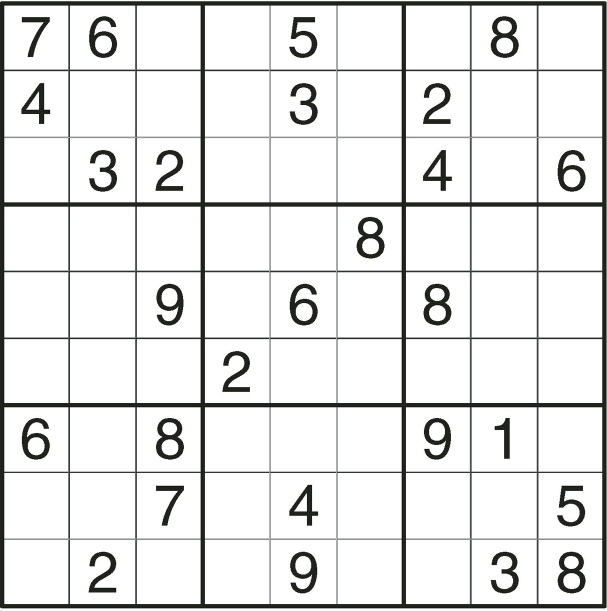
#> input picture opencv-soduko-master/opencv-soduko-master/images/001.jpg, 1214 x 1221 px (shown at 1/2 size)
$ python knn.py   (Python 2 division)   (older library calls are emulated)
#> lines starting #> are read from the running program, lines starting #| are printed output that depends on the picture; after the words box and inside, x2 and y2 are one past the last pixel; in counts of white or black regions, pixels touching at a corner belong together
# -*- coding: UTF-8 -*-
import numpy as np
import cv2


## 数独求解算法，回溯法。来源见下面链接，有细微改动。
## http://stackoverflow.com/questions/1697334/algorithm-for-solving-sudoku
def findNextCellToFill(grid, i, j):
    for x in range(i, 9):
        for y in range(j, 9):
            if grid[x][y] == 0:
                return x, y
    for x in range(0, 9):
        for y in range(0, 9):
            if grid[x][y] == 0:
                return x, y
    return -1, -1


def isValid(grid, i, j, e):
    rowOk = all([e != grid[i][x] for x in range(9)])
    if rowOk:
        columnOk = all([e != grid[x][j] for x in range(9)])
        if columnOk:
            # finding the top left x,y co-ordinates of the section containing the i,j cell
            secTopX, secTopY = 3 * int(i / 3), 3 * int(j / 3)
            for x in range(secTopX, secTopX + 3):
                for y in range(secTopY, secTopY + 3):
                    if grid[x][y] == e:
                        return False
                return True
    return False


def solveSudoku(grid, i=0, j=0):
    i, j = findNextCellToFill(grid, i, j)
    if i == -1:
        return True
    for e in range(1, 10):
        if isValid(grid, i, j, e):
            grid[i][j] = e
            if solveSudoku(grid, i, j):
                return True
            # Undo the current cell for backtracking
            grid[i][j] = 0
    return False


## 训练knn模型
samples = np.load('samples.npy')
#> (reads opencv-soduko-master/opencv-soduko-master/samples.npy from the repository)
labels = np.load('label.npy')
#> (reads opencv-soduko-master/opencv-soduko-master/label.npy from the repository)

k = 80
train_label = labels[:k]
train_input = samples[:k]
test_input = samples[k:]
test_label = labels[k:]

model = cv2.ml.KNearest_create()
model.train(train_input, cv2.ml.ROW_SAMPLE, train_label)

# [4 lines of commented-out code are left out]

img = cv2.imread('./images/001.jpg')
#> img is the input picture: shape (1221, 1214, 3); mean B, G, R 229.2, 229.7, 229.5
gray = cv2.cvtColor(img, cv2.COLOR_BGR2GRAY)  # 灰度化
# 阈值分割
ret, thresh = cv2.threshold(gray, 200, 255, 1)  # 二值化，THRESH_BINARY_INV=1 反二进制阈值
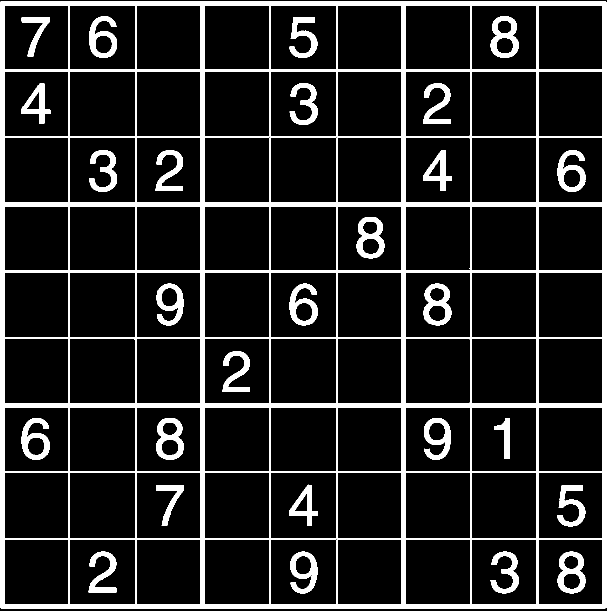
#> thresh: shape (1221, 1214) (shown at 1/2 size); 12.6% white; 28 white regions, largest, box (x1, y1, x2, y2) and area: (0, 2, 1213, 1217) 132723, (312, 836, 368, 919) 2324, (981, 32, 1038, 116) 2323
# 灰度值200-255之间为白色，其他为黑色
# cv2.imshow("test", thresh)
# cv2.waitKey(0)
kernel = cv2.getStructuringElement(cv2.MORPH_CROSS, (5, 5))  # 交叉型内核5*5
# [[0 0 1 0 0]
# [0 0 1 0 0]
# [1 1 1 1 1]
# [0 0 1 0 0]
# [0 0 1 0 0]]
dilated = cv2.dilate(thresh, kernel)  # 膨胀OpenCV里面的腐蚀膨胀都是针对 白色 目标区域的。
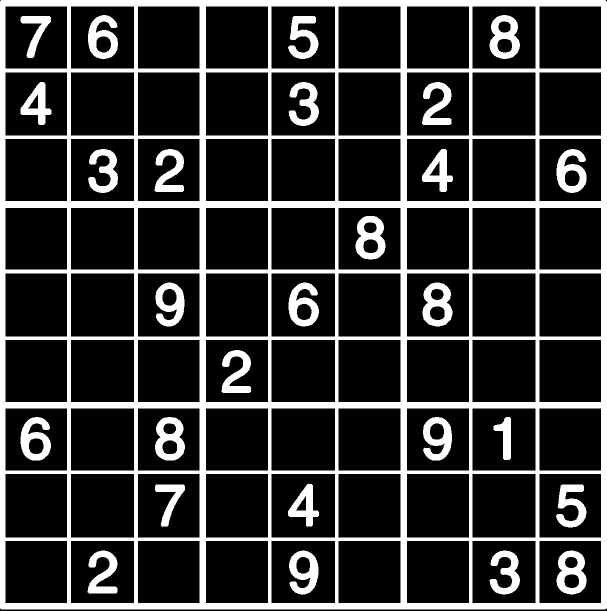
#> dilated: shape (1221, 1214) (shown at 1/2 size); 20% white; 28 white regions
# cv2.imshow("test1",dilated)
# cv2.waitKey(0)
## 轮廓提取
image, contours, hierarchy = cv2.findContours(dilated, cv2.RETR_TREE, cv2.CHAIN_APPROX_SIMPLE)
#> contours = 130 contours, 1 with area under 20; largest, box (x1, y1, x2, y2) and area: (0, 0, 1214, 1219) 1477422, (542, 947, 671, 1076) 16382, (944, 947, 1072, 1076) 16254, (141, 947, 269, 1076) 16254, (542, 546, 671, 674) 16254
#contours是个不知道几维数组，保存每个轮廓的坐标信息
#print 'con',contours
#hierarchy是一个三维数组，第三维结构为[Next, Previous, First_Child, Parent]
print hierarchy
#> (printed output is left out)
"""
例如
[[[ -1  -1   1  -1]
  [  5  -1   2   0]
  [ -1  -1   3   1]
  [  4  -1  -1   2]
  [ -1   3  -1   2]]]
"""
# cv2.RETR_TREE  提取所有轮廓，建立网状的轮廓结构
# CV_CHAIN_APPROX_SIMPLE 仅保存轮廓的拐点信息，把所有轮廓拐点处的点保存入contours
# 向量内，拐点与拐点之间直线段上的信息点不予保留
# 提取八十一个小方格
boxes = []
for i in range(len(hierarchy[0])):
    if hierarchy[0][i][3] == 0:  #有没有数字，如果有数字那么他的父节点就是0号轮廓，
        boxes.append(hierarchy[0][i])
#> this loop made 130 passes
#> after the loop, boxes = 81 items, first 6: [5, -1, 2, 0], [7, 1, 6, 0], [8, 5, -1, 0], [9, 7, -1, 0], [12, 8, 10, 0], [13, 9, -1, 0]

height, width = img.shape[:2]
#> height = 1221; width = 1214
box_h = height / 9
#> box_h = 135
box_w = width / 9
#> box_w = 134
number_boxes = []
## 数独初始化为零阵
soduko = np.zeros((9, 9), np.int32)

for j in range(len(boxes)):
    if boxes[j][2] != -1:#第一个子节点是否存在
        # number_boxes.append(boxes[j])
        x, y, w, h = cv2.boundingRect(contours[boxes[j][2]])
        print boxes[j][2]
        number_boxes.append([x, y, w, h])
        # [5 lines of commented-out code are left out]
        number_roi = gray[y:y + h, x:x + w]
        ## 统一大小
        resized_roi = cv2.resize(number_roi, (20, 40))
        thresh1 = cv2.adaptiveThreshold(resized_roi, 255, 1, 1, 11, 2)
        ## 归一化像素值
        normalized_roi = thresh1 / 255.

        ## 展开成一行让knn识别
        sample1 = normalized_roi.reshape((1, 800))
        sample1 = np.array(sample1, np.float32)

        ## knn识别
        retval, results, neigh_resp, dists = model.findNearest(sample1, 1)
        number = int(results.ravel()[0])

        ## 识别结果展示
        cv2.putText(img, str(number), (x + w + 1, y + h - 20), 3, 2., (255, 0, 0), 2, cv2.LINE_AA)

        ## 求在矩阵中的位置
        soduko[int(y / box_h)][int(x / box_w)] = number

        # print(number)
        cv2.namedWindow("img", cv2.WINDOW_NORMAL);
        cv2.imshow("img", img)
        cv2.waitKey(30)
#> this loop made 81 passes
#> (x, y, w, h, retval, results, neigh_resp, dists) on passes 1, 2, 5, 8, 10, 14, 16, 20, 21, 25, 27, 33: (1113, 1101, 60, 88, 8, [8], [8], [165]), (979, 1101, 61, 88, 3, [3], [3], [152]), (578, 1101, 59, 88, 9, [9], [9], [177]), (175, 1101, 60, 86, 2, [2], [2], [162]), (1112, 969, 61, 86, 5, [5], [5], [171]), (576, 967, 62, 87, 4, [4], [4], [126]), (310, 969, 60, 85, 7, [7], [7], [109]), (987, 834, 35, 86, 1, [1], [1], [203]), (846, 834, 58, 87, 9, [9], [9], [173]), (310, 834, 60, 87, 8, [8], [8], [170]), (41, 834, 61, 87, 6, [6], [6], [187]), (443, 700, 59, 86, 2, [2], [2], [157])
#| 2
#| 6
#| 10
#| 15
#| 18
#| 23
#| 27
#| 32
#> (further printed lines are left out)
#> pass 1, `thresh1 = cv2.adaptiveThreshold(resized_roi, 255, 1, 1, 11, 2)`:
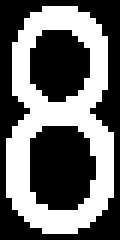
#> thresh1: shape (40, 20) (shown 6 times larger); 42% white; 1 white region, box (x1, y1, x2, y2) and area: (1, 1, 19, 39) 336
#> after the loop:
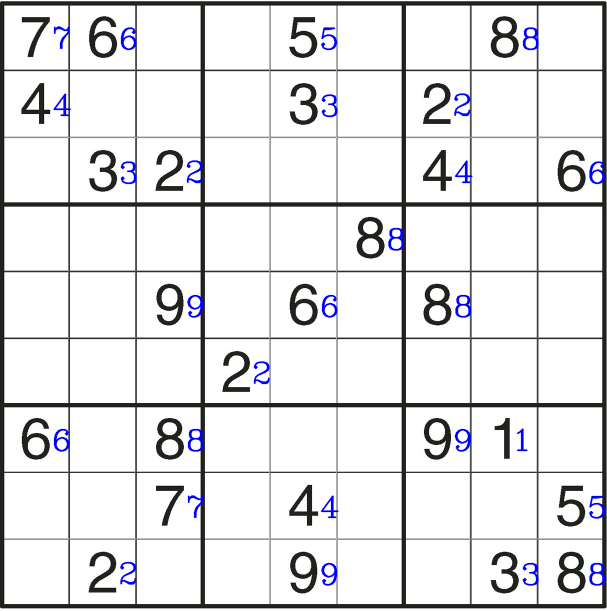
#> img: shape (1221, 1214, 3) (shown at 1/2 size); 1.27% of pixels changed, all inside (x1, y1, x2, y2) = (106, 52, 1211, 1172)
#> after the loop:
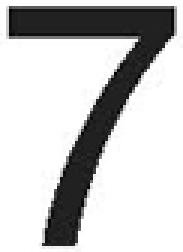
#> number_roi: shape (84, 61) (shown 3 times larger); min 0, max 255, mean 197.2
#> after the loop:
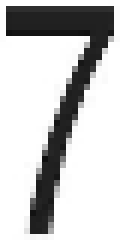
#> resized_roi: shape (40, 20) (shown 6 times larger); min 16, max 255, mean 197.6
#> after the loop, number_boxes = 27 items, first 6: [1113, 1101, 60, 88], [979, 1101, 61, 88], [578, 1101, 59, 88], [175, 1101, 60, 86], [1112, 969, 61, 86], [576, 967, 62, 87]
print("\n生成的数独\n")
print(soduko)
#| [[7 6 0 0 5 0 0 8 0]
#|  [4 0 0 0 3 0 2 0 0]
#|  [0 3 2 0 0 0 4 0 6]
#|  [0 0 0 0 0 8 0 0 0]
#|  [0 0 9 0 6 0 8 0 0]
#|  [0 0 0 2 0 0 0 0 0]
#|  [6 0 8 0 0 0 9 1 0]
#|  [0 0 7 0 4 0 0 0 5]
#|  [0 2 0 0 9 0 0 3 8]]
print("\n求解后的数独\n")

## 数独求解
solveSudoku(soduko)
#> in solveSudoku, `i, j = findNextCellToFill(grid, i, j)`: i = 0; j = 2
#> the loop in solveSudoku, `for e in range(1, 10):` made 1 pass

print(soduko)
#| [[7 6 1 4 5 2 3 8 9]
#|  [4 8 5 9 3 6 2 7 1]
#|  [9 3 2 1 8 7 4 5 6]
#|  [5 4 6 3 7 8 1 9 2]
#|  [2 7 9 5 6 1 8 4 3]
#|  [8 9 3 2 1 4 5 6 7]
#|  [6 5 8 7 2 3 9 1 4]
#|  [3 1 7 8 4 9 6 2 5]
#|  [1 2 4 6 9 5 7 3 8]]
print("\n验算：求每行每列的和\n")
row_sum = map(sum, soduko)
col_sum = map(sum, zip(*soduko))
print(list(row_sum))
#| [45, 45, 45, 45, 45, 45, 45, 45, 45]
print(list(col_sum))
#| [45, 45, 45, 45, 45, 45, 45, 45, 45]

# print(sum(soduko.transpose))
## 把结果按照位置填入图片中
for i in range(9):
    for j in range(9):
        x = int((i + 0.25) * box_w)
        y = int((j + 0.5) * box_h)
        cv2.putText(img, str(soduko[j][i]), (x, y), 3, 2.5, (0, 0, 255), 2, cv2.LINE_AA)
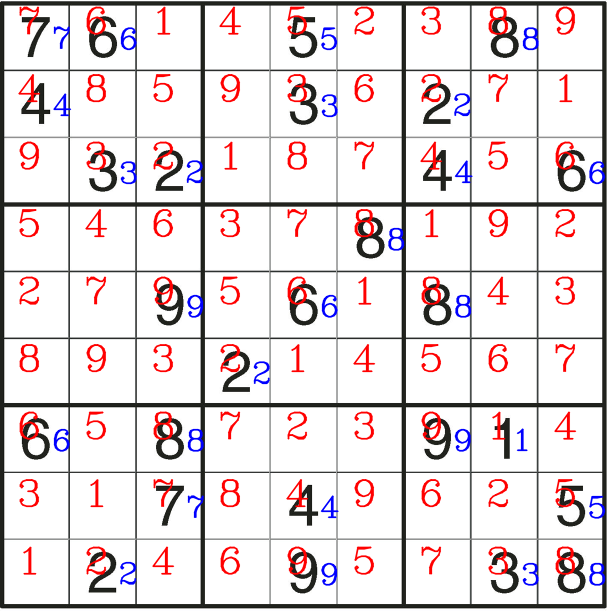
#> img: shape (1221, 1214, 3) (shown at 1/2 size); 4.8% of pixels changed, all inside (x1, y1, x2, y2) = (36, 12, 1153, 1150)
# print(number_boxes)
cv2.namedWindow("img", cv2.WINDOW_NORMAL);
cv2.imshow("img", img)
cv2.waitKey(0)

# [4 lines of commented-out code are left out]

'''
C = 5
gamma = 0.5
model = cv2.ml.SVM_create()
model.setGamma(gamma)
model.setC(C)
model.setKernel(cv2.ml.SVM_LINEAR)
model.setType(cv2.ml.SVM_C_SVC)
model.train(train_input,cv2.ml.ROW_SAMPLE,train_label)
predict_label = model.predict(test_input)[1].ravel()
print(predict_label)
print(test_label.reshape(1,len(test_label))[0])


class MLP():
    class_n = 10
    def __init__(self):
        self.model = cv2.ml.ANN_MLP_create()

    def unroll_responses(self, responses):
        sample_n = len(responses)
        labels = []
        for i in range(len(responses)):
            label_b = np.zeros(self.class_n, np.int32)
            label = responses[i]
            label_b[int(label)] = 1
            labels.append(label_b)
        #print(labels)

        return labels

    def train(self, samples, responses):
        sample_n, var_n = samples.shape
        new_responses = self.unroll_responses(responses)
        layer_sizes = np.int32([var_n, 200, 50, self.class_n])

        self.model.setLayerSizes(layer_sizes)
        self.model.setTrainMethod(cv2.ml.ANN_MLP_BACKPROP)
        self.model.setBackpropMomentumScale(0.1)
        self.model.setBackpropWeightScale(0.001)
        #self.model.setTermCriteria((cv2.TERM_CRITERIA_COUNT, 20, 0.1))
        self.model.setTermCriteria((cv2.TERM_CRITERIA_EPS, 50, 0.001))
        self.model.setActivationFunction(cv2.ml.ANN_MLP_SIGMOID_SYM, 2, 1)

        self.model.train(samples, cv2.ml.ROW_SAMPLE, np.float32(new_responses))

    def predict(self, samples):
        ret, resp = self.model.predict(samples)
        return resp.argmax(-1)

model = MLP()
model.train(train_input,train_label)
predict_label = model.predict(test_input)
print(predict_label)
print(test_label.reshape(1,len(test_label))[0])

'''
